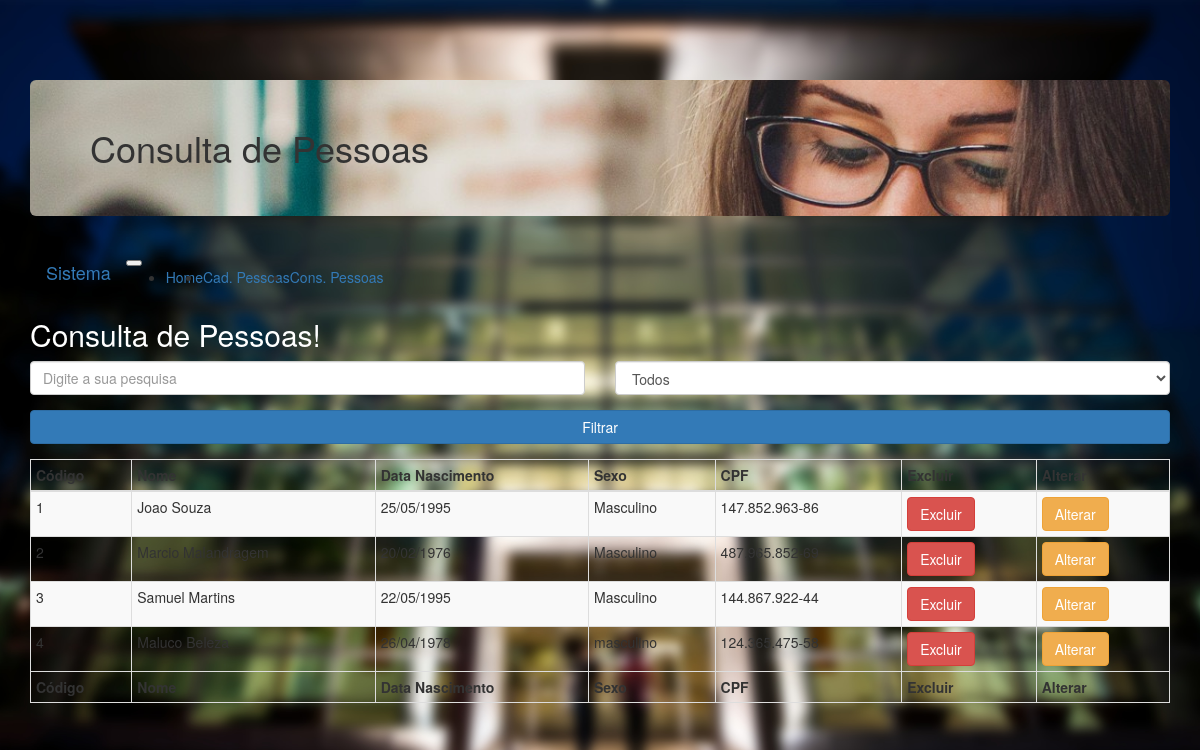
Page /visao/direcao/consulta-direcao.php on the committed database.
### tables this page shows
CREATE TABLE `pessoa` (
  `idpessoa` bigint(20) NOT NULL,
  `nome` varchar(30) NOT NULL,
  `sexo` varchar(30) NOT NULL,
  `datanasc` varchar(30) NOT NULL,
  `cpf` char(14) NOT NULL,
  `idestado` bigint(20) DEFAULT NULL,
  `idcidade` bigint(20) DEFAULT NULL,
  `idbairro` bigint(20) DEFAULT NULL,
  `idrua` bigint(20) DEFAULT NULL
);

### dao/conexaobanco.class.php (called while the page is built, shortened)
<?php
class ConexaoBanco extends PDO {
  private static $instance = null;
  public static function getInstance(){
    try{
        if(!isset(self::$instance)){
          self::$instance = new
          ConexaoBanco("mysql:dbname=escolav2;host=localhost","root","");
        }
        return self::$instance;
    }catch(PDOException $e){
        echo "Erro ao conectar no banco! ".$e;
    }
  }
}

### dao/pessoadao.class.php (called while the page is built, shortened)
<?php
require_once 'conexaobanco.class.php';
 class PessoaDAO {
   private $conexao = null;
   public function __construct(){
     $this->conexao = ConexaoBanco::getInstance();
   }
public function buscarTdPessoa(){
  try {
      $stat = $this->conexao->prepare("select * from pessoa");
      $stat->execute();
      $array = $stat->fetchAll(PDO::FETCH_CLASS, 'Pessoa');
      return $array;
  }
  catch (PDOException $e) {
      echo "Erro ao buscar usuario! " . $e;
  }
}
 }

### modelo/pessoa.class.php (called while the page is built, shortened)
<?php
class Pessoa {
  public function __get($a){return $this->$a;}
}

### visao/direcao/consulta-direcao.php (the view, shortened to what this page needs)
<?php
include_once '../../dao/pessoadao.class.php';
include_once '../../modelo/pessoa.class.php';
$pDAO = new PessoaDAO();
$array = $pDAO->buscarTdPessoa();
?>
<!DOCTYPE html>
<html lang="en">
<head>
    <link href="../../vendor/twbs/bootstrap/dist/css/bootstrap.min.css" rel="stylesheet"/>
    <link rel="stylesheet" type='text/css' href="../../assets/css/style.css">
</head>
<body>
  <div class="container">
    <h1 class="jumbotron bg-info">Consulta de Pessoas</h1>
    <nav class="navbar navbar-expand-lg navbar-light bg-light">
      <a class="navbar-brand" href="#">Sistema</a>
      <button class="navbar-toggler" type="button" data-toggle="collapse" data-target="#navbarNav" aria-controls="navbarNav" aria-expanded="false" aria-label="Toggle navigation">
      </button>
      <div class="collapse navbar-collapse" id="navbarNav">
        <ul class="navbar-nav">
          <li class="nav-item active">
            <a class="nav-link" href="../../index.php">Home</a>
          </li>
          <li class="nav-item">
            <a class="nav-link" href="cadastro-direcao.php">Cad. Pessoas </a>
          </li>
          <li class="nav-item">
            <a class="nav-link" href="consulta-direcao.php">Cons. Pessoas<span class="sr-only">(current)</span></a>
          </li>
        </ul>
      </div>
    </nav>
    <h2>Consulta de Pessoas!</h2>
    <form name="filtrar" method="post" action="">
      <div class="row">
        <div class="form-group col-md-6">
          <input type="text" name="txtfiltro"
                 placeholder="Digite a sua pesquisa" class="form-control">
        </div>
        <div class="form-group col-md-6">
          <select name="selfiltro" class="form-control">
            <option value="todos">Todos</option>
          </select>
        </div>
      </div>
      <div class="form-group">
        <input type="submit" name="filtrar" value="Filtrar" class="btn btn-primary btn-block">
      </div>
    </form>
    <div class="table-responsive">
      <table class="table table-striped table-hover table-dark table-bordered table-condensed">
        <thead>
          <tr>
            <th>Código</th>
            <th>Nome</th>
            <th>Data Nascimento</th>
            <th>Sexo</th>
            <th>CPF</th>
            <th>Excluir</th>
            <th>Alterar</th>
          </tr>
        </thead>
        <tfoot>
          <tr>
            <th>Código</th>
            <th>Nome</th>
            <th>Data Nascimento</th>
            <th>Sexo</th>
            <th>CPF</th>
            <th>Excluir</th>
            <th>Alterar</th>
          </tr>
        </tfoot>
        <tbody>
          <?php
          foreach($array as $p){
            echo "<tr>";
              echo "<td>$p->idpessoa</td>";
              echo "<td>$p->nome</td>";
              echo "<td>$p->datanasc</td>";
              echo "<td>$p->sexo</td>";
              echo "<td>$p->cpf</td>";
              echo "<td><a href='consulta-direcao.php?id=$p->idpessoa' class='btn btn-danger'>Excluir</a></td>";
              echo "<td><a href='alterar-direcao.php?id=$p->idpessoa' class='btn btn-warning'>Alterar</a></td>";
            echo "</tr>";
          }
          ?>
        </tbody>
      </table>
    </div>
  </div>
</body>
</html>

### assets/css/style.css (style rules this page uses)
body { background: url('../../img/back.jpg')no-repeat center center fixed; -webkit-background-size:cover; -moz-background-size:cover; -o-background-size:cover; background-size:cover; padding-top: 5%; }
.jumbotron { background: url('../../img/new/banner-bg.jpg') transparent center center fixed; -webkit-background-size:cover; -moz-background-size:cover; -o-background-size:cover; background-size:cover; }
p, h1, h2 { color: white; }

### rows in the picture
pessoa: idpessoa "1", nome "Joao Souza", datanasc "25/05/1995", sexo "Masculino", cpf "147.852.963-86"
pessoa: idpessoa "2", nome "Marcio Malandragem", datanasc "20/02/1976", sexo "Masculino", cpf "487.965.852-69"
pessoa: idpessoa "3", nome "Samuel Martins", datanasc "22/05/1995", sexo "Masculino", cpf "144.867.922-44"
pessoa: idpessoa "4", nome "Maluco Beleza", datanasc "26/04/1978", sexo "masculino", cpf "124.365.475-58"
